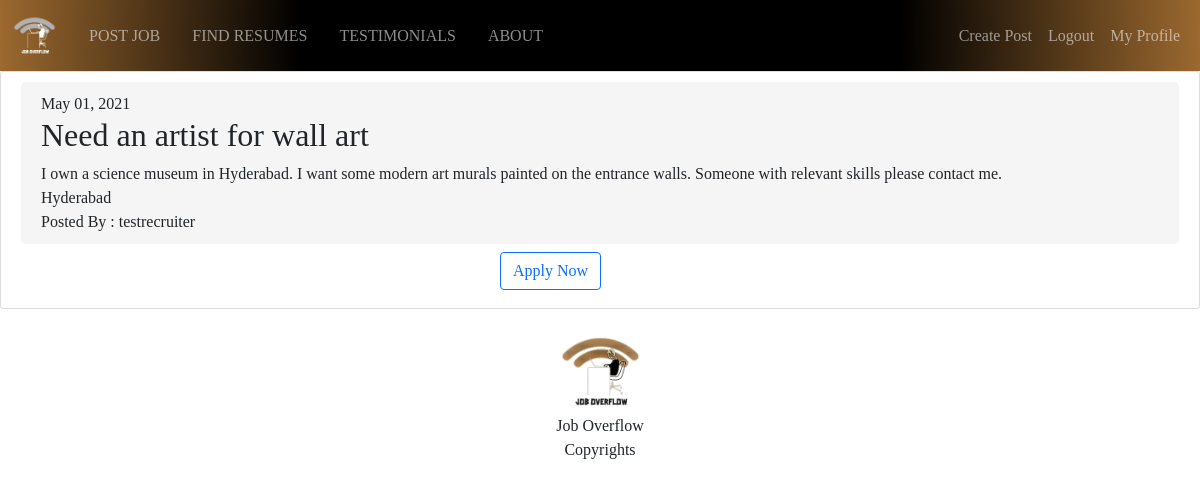
Before: /jobs/3/ (signed in) with the older database file.
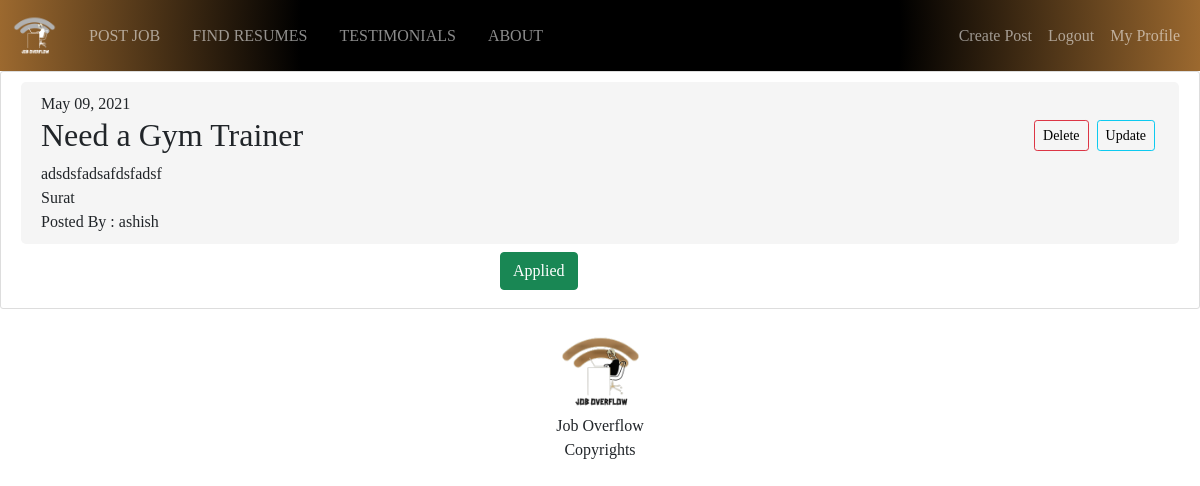
After: the same page with the newer database file.
### jobs/models.py (models this page shows, shortened)
class JobPost(models.Model):
    title = models.CharField(max_length=200)
    description = models.TextField()
    recruiter = models.ForeignKey(User, on_delete=models.CASCADE)
    company = models.CharField(max_length=200, default="", null=True)
    stipend = models.FloatField(blank=True, null=True)
    location = models.CharField(max_length=255)
    link = models.URLField(null=True, blank=True)
    date_posted = models.DateTimeField(default=timezone.now)
    skills_req = models.CharField(
        max_length=200, default="No skills required.", null=True)

### jobs/views.py (the view)
# urls.py: path('jobs/<int:pk>/', JobDetailView.as_view(), name='jobs-detail'),
class JobDetailView(DetailView):
    model = JobPost
    def get_context_data(self, **kwargs):
        context = super(JobDetailView, self).get_context_data(**kwargs)
        logged_user = self.request.user
        jobpost = self.get_object()
        if AppliedJobs.objects.filter(job=jobpost, user=logged_user).first() != None:
            context['has_applied'] = 1
        return context

### jobs/templates/jobs/jobpost_detail.html
{% extends 'jobs/base.html' %} {% block content %}
<article class="content-section">
	<div class="job-update">
		<div>
			<p>{{ object.date_posted | date:"F d, Y" }}</p>
			{% if user == object.recruiter %}
			<a
				class="btn btn-sm btn-outline-info my-1 mx-1"
				href="{% url 'jobs-update' object.id %}"
				>Update</a
			>
			<a
				class="btn btn-sm btn-outline-danger my-1 mx-1"
				href="{% url 'jobs-delete' object.id %}"
				>Delete</a
			>
			{% endif %}
		</div>
		<h2 class="article-title">{{ object.title }}</h2>
		<p class="article-content">{{ object.description }}</p>
		<p class="font-weight-bold">{{ object.location }}</p>
		<p class="font-weight-light">Posted By : {{ object.recruiter }}</p>
	</div>
	{% if not has_applied %}
	<div class="mx-auto" style="width: 200px">
		<a href="{% url 'apply' object.pk %}"
			><button class="btn btn-outline-primary my-2" type="submit">
				Apply Now
			</button></a
		>
	</div>
	{% else %}
	<div class="mx-auto" style="width: 200px">
	<button class="btn btn-success my-2"  data-toggle="tooltip" title="You've already applied to this job"> Applied </button>
	</div>
	{% endif %}
</article>
{% endblock content %}

### jobs/templates/jobs/base.html (shortened to what this page needs)
{% load static %}
<!DOCTYPE html>
<html lang="en">
	<head>
		<link
			rel="stylesheet"
			href="https://cdnjs.cloudflare.com/ajax/libs/font-awesome/5.15.3/css/all.min.css"
		/>
		<link
			href="https://cdn.jsdelivr.net/npm/bootstrap@5.0.0-beta2/dist/css/bootstrap.min.css"
			rel="stylesheet"
		/>
		<link rel="stylesheet" href="{% static 'jobs/main.css' %}" />
	</head>
	<body>
		<section id="header">
			<div class="menu">
				<nav class="navbar navbar-expand-lg navbar-dark bg-dark">
					<div class="container-fluid">
						<a class="navbar-brand" href="{% url 'jobs-home' %}"
							><img
								src="{% static 'jobs/images/logo2.png' %}"
								width="auto"
								height="45px"
								class="img-responsive"
								alt="logo"
							/>
						</a>
						<div class="collapse navbar-collapse" id="navbarTogglerDemo02">
							<ul class="navbar-nav me-auto mb-2 mb-lg-0">
								<li class="nav-item">
									<a class="nav-link mx-2" href="{% url 'jobs-create' %}"
										>POST JOB</a
									>
								</li>
								<li class="nav-item">
									<a class="nav-link mx-2" href="{% url 'jobs-hire' %}"
										>FIND RESUMES</a
									>
								</li>
								<li class="nav-item">
									<a class="nav-link mx-2" href="{% url 'testimonials' %}"
										>TESTIMONIALS</a
									>
								</li>
								<li class="nav-item">
									<a class="nav-link mx-2" href="{% url 'jobs-about' %}"
										>ABOUT</a
									>
								</li>
							</ul>
							<ul class="navbar-nav ml-auto">
								{% if user.is_authenticated %}
								<a class="nav-item nav-link" href="{% url 'jobs-create' %}"
									>Create Post</a
								>
								<a class="nav-item nav-link" href="{% url 'logout' %}"
									>Logout</a
								>
								<a class="nav-item nav-link" href="{% url 'my-profile' %}"
									>My Profile</a
								>
								{% endif %}
							</ul>
						</div>
					</div>
				</nav>
			</div>
			{% block content %}{% endblock %}
		</section>
		<section id="footer" class="text-center">
			<img
				src="{% static 'jobs/images/logo11.png' %}"
				width="auto"
				height="85px"
				alt="footer-logo"
			/>
			<p>Job Overflow <br />Copyrights</p>
		</section>
	</body>
</html>

### jobs/static/jobs/main.css (style rules this page uses)
* { margin: 0; padding: 0; font-family: "Bree Serif", serif; }
.navbar { background-image: radial-gradient(circle, #000000, #000000, #9c692f); }
.job-update { background: whitesmoke; padding: 10px 20px; border-radius: 5px; }
.job-update p { margin-bottom: 0 !important; }
.job-update a { text-decoration: none; color: black; float: right; }
.content-section { background: #ffffff; padding: 10px 20px; border: 1px solid #dddddd; border-radius: 3px; margin-bottom: 20px; }

Changed rows visible on the page:
changed JobPost: date_posted "May 01, 2021" → "May 09, 2021"; recruiter_id 2 → 1 (drawn); title "Need an artist for wall art" → "Need a Gym Trainer"; description "I own a science museum in Hyderabad. I want some modern art murals painted on the entrance walls. Someone with relevant skills please contact me." → "adsdsfadsafdsfadsf"; location "Hyderabad" → "Surat"; recruiter "testrecruiter" → "ashish"
Other visible differences:
text no longer shown: "Apply Now"
text now shown: "Update Delete Applied"
